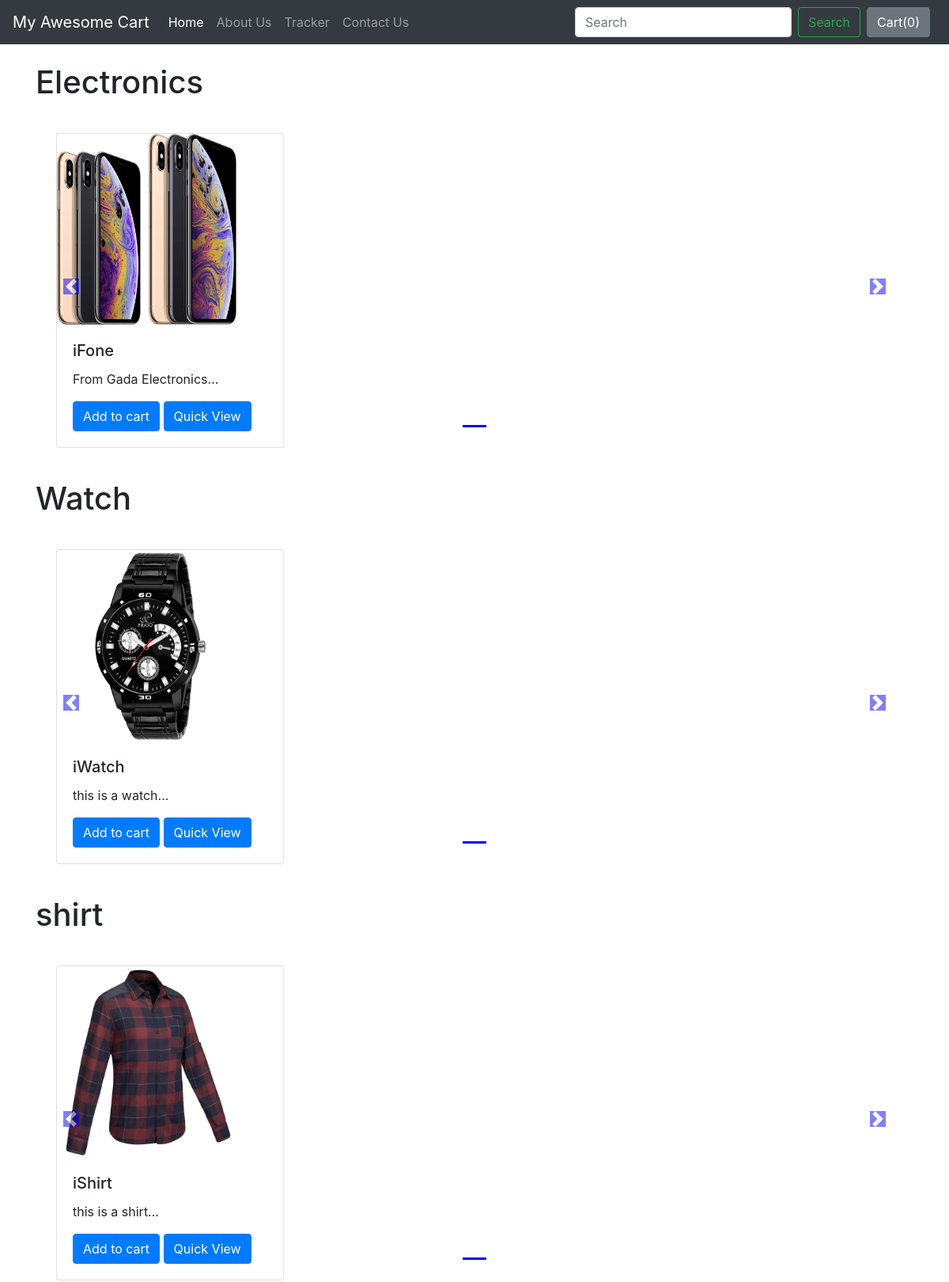
The page /shop/ (upper part) on the database as committed earlier.
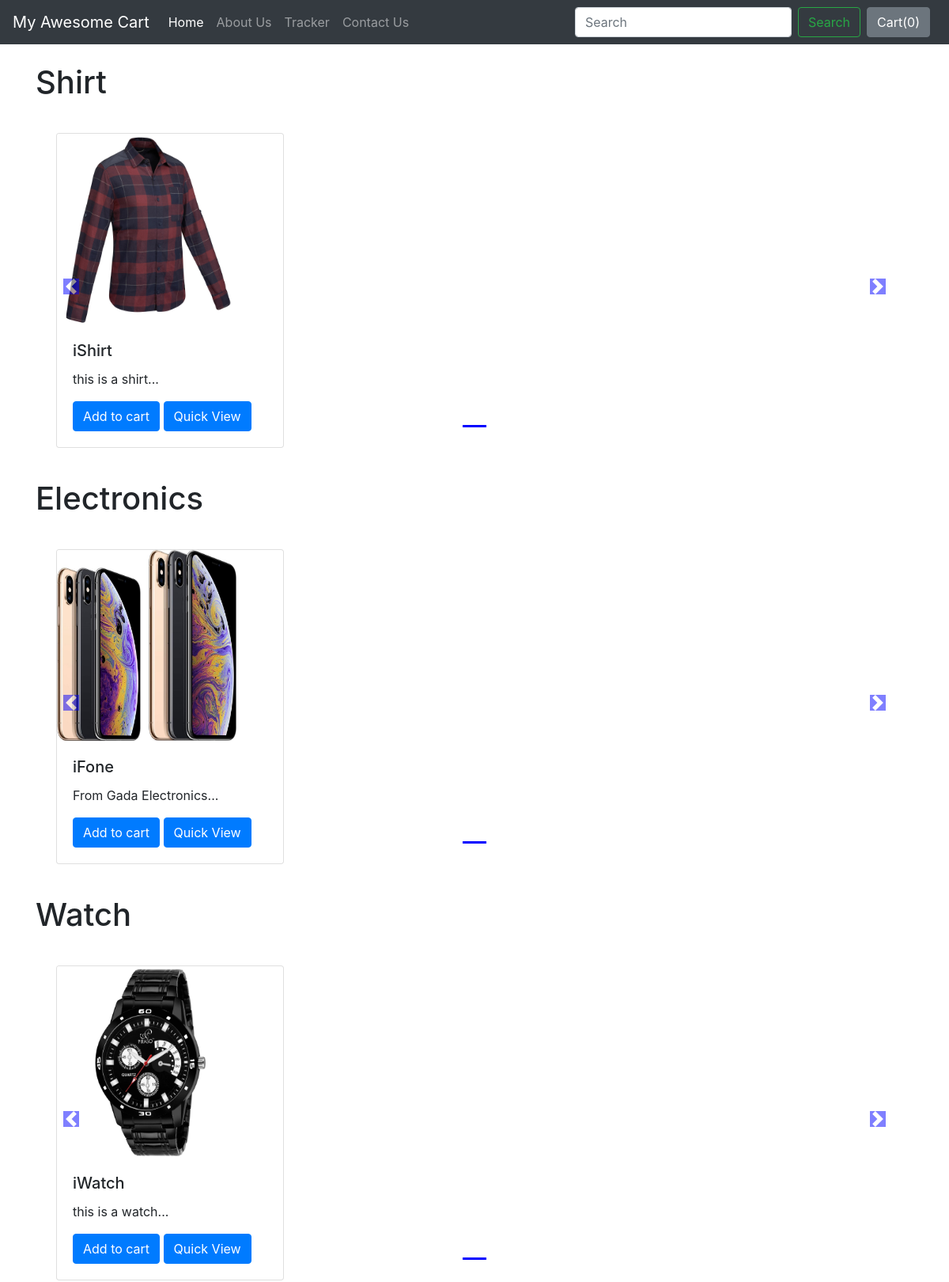
The same page on the database as committed later.
### shop/models.py (models this page shows, shortened)
class Product((models.Model)):
    product_id = models.AutoField
    product_name = models.CharField(max_length=50)
    category = models.CharField(max_length=50, default="")
    subcategory = models.CharField(max_length=50, default="")
    price = models.IntegerField(default=0)
    desc = models.CharField(max_length=300)
    pub_date = models.DateField()
    image = models.ImageField(upload_to="shop/images" ,default="")

### shop/views.py (the view)
# urls.py: path("", views.index,name = "ShopHome"),
def index(request):
    allProds = []
    catProds = Product.objects.values('category','id')
    cats = {item['category'] for item in catProds}
    for cat in cats:
        prod = Product.objects.filter(category=cat)
        n = len(prod)
        nSlides = n//4 + ceil((n/4)-(n//4))
        allProds.append([prod,range(1,nSlides),nSlides])
    params = {'allProds': allProds}
    return render(request,'shop/index.html', params)

### shop/templates/shop/index.html (shortened to what this page needs)
{% extends 'shop/basic.html' %}
{% block body %}
{% load static %}
<div class="container">
  {% for product,range,nSlides in allProds%}
  <h1 class="my-4">{{product.0.category}}</h1>
  <div class="row">
  <div id="demo{{forloop.counter}}" class="carousel slide my-3 col" data-ride="carousel">
    <ul class="carousel-indicators">
      <li data-target="#demo{{forloop.counter}}" data-slide-to="{{i}}" class="active"></li>
    </ul>
    <div class="container carousel-inner no-padding">
      <div class="carousel-item active">
        {% for i in product%}
        <div class="col-xs-3 col-sm-3 col-md-3">
          <div class="card" style="width: 18rem;">
            <img src='/media/{{i.image}}' class="card-img-top" alt="...">
            <div class="card-body">
              <h5 class="card-title">{{i.product_name}}</h5>
              <p class="card-text">{{i.desc|slice:"0:53"}}...</p>
              <button id="pr{{i.id}}" class="btn btn-primary cart">Add to cart</button>
             <a href="/shop/products/{{i.id}}"><button id="qv{{i.id}}" class="btn btn-primary cart">Quick View</button></a>
            </div>
          </div>
        </div>
        {% endfor %}
      </div>
    </div>
  </div>
    <a class="carousel-control-prev" href="#demo{{forloop.counter}}" data-slide="prev">
      <span class="carousel-control-prev-icon"></span>
    </a>
    <a class="carousel-control-next" href="#demo{{forloop.counter}}" data-slide="next">
      <span class="carousel-control-next-icon"></span>
    </a>
  </div>
    {% endfor %}
  </div>
    {% endblock %}

### shop/templates/shop/basic.html (shortened to what this page needs)
<!doctype html>
<html lang="en">
  <head>
    <link rel="stylesheet" href="https://stackpath.bootstrapcdn.com/bootstrap/4.2.1/css/bootstrap.min.css">
  </head>
  <body>
    <nav class="navbar navbar-expand-lg navbar-dark bg-dark">
  <a class="navbar-brand" href="/shop">My Awesome Cart</a>
  <div class="collapse navbar-collapse" id="navbarSupportedContent">
    <ul class="navbar-nav mr-auto">
      <li class="nav-item active">
        <a class="nav-link" href="/shop">Home <span class="sr-only">(current)</span></a>
      </li>
      <li class="nav-item">
        <a class="nav-link" href="/shop/about">About Us</a>
      </li>
      <li class="nav-item">
        <a class="nav-link" href="/shop/tracker">Tracker</a>
      </li>
      <li class="nav-item">
        <a class="nav-link" href="/shop/contact">Contact Us</a>
      </li>
    </ul>
    <form class="form-inline my-2 my-lg-0">
      <input class="form-control mr-sm-2" type="search" placeholder="Search" aria-label="Search">
      <button class="btn btn-outline-success my-2 my-sm-0" type="submit">Search</button>
    </form>
    <button type="button" class="btn btn-secondary mx-2" id="popcart" data-container="body" data-html="true" data-toggle="popover" data-placement="bottom" data-content="Vivamus
sagittis lacus vel augue laoreet rutrum faucibus.">
Cart(<span id="cart" >0</span>)
</button>
  </div>
</nav>
  {% block body %} {% endblock %}
  </body>
</html>

Rows that differ between the two databases and show on the page:
changed Product "iShirt": category "shirt" → "Shirt"
